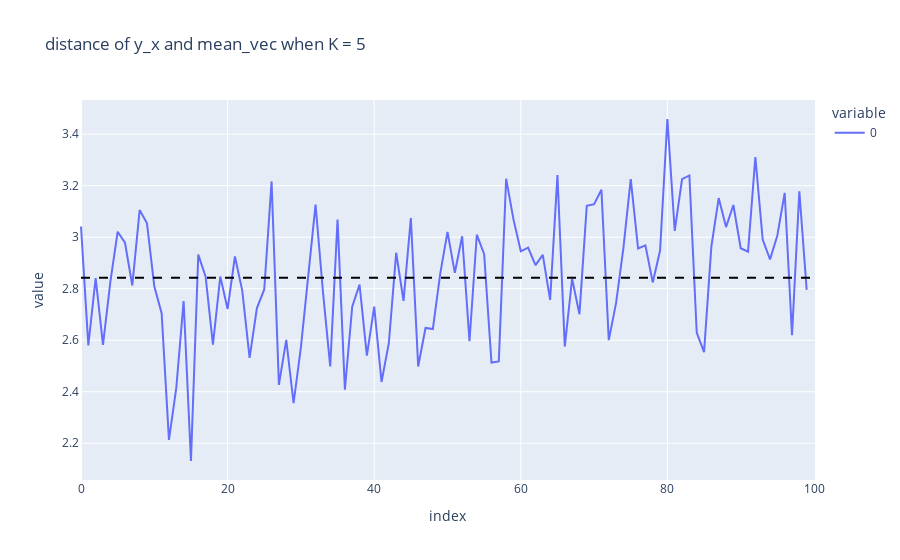

Write notebook code for a chart like this one.
### Code cell
import plotly.express as px
# import plotly.graph_objects as go

px.line(loss, title='distance of y_x and mean_vec when K = 5').add_shape(
    dict(
        type='line',
        x0=0,
        x1=np.max(loss.shape),
        y0= np.mean(loss),
        y1=np.mean(loss),
        line=dict(color='black', width=2, dash ='dash')
    )
)

### Figure 1 — Plotly figure (JSON) as saved in the notebook; plotly's stock layout.template omitted (floating-point values rounded to 4 significant figures)
{"data": [{"hovertemplate": "variable=0<br>index=%{x}<br>value=%{y}<extra></extra>", "legendgroup": "0", "line": {"color": "#636efa", "dash": "solid"}, "marker": {"symbol": "circle"}, "mode": "lines", "name": "0", "orientation": "v", "showlegend": true, "type": "scatter", "x": [0, 1, 2, 3, 4, 5, 6, 7, 8, 9, 10, 11, 12, 13, 14, 15, 16, 17, 18, 19, 20, 21, 22, 23, 24, 25, 26, 27, 28, 29, 30, 31, 32, 33, 34, 35, 36, 37, 38, 39, 40, 41, 42, 43, 44, 45, 46, 47, 48, 49, 50, 51, 52, 53, 54, 55, 56, 57, 58, 59, 60, 61, 62, 63, 64, 65, 66, 67, 68, 69, 70, 71, 72, 73, 74, 75, 76, 77, 78, 79, 80, 81, 82, 83, 84, 85, 86, 87, 88, 89, 90, 91, 92, 93, 94, 95, 96, 97, 98, 99], "xaxis": "x", "y": [3.041, 2.58, 2.841, 2.582, 2.825, 3.021, 2.978, 2.812, 3.105, 3.054, 2.81, 2.705, 2.213, 2.415, 2.752, 2.131, 2.932, 2.846, 2.583, 2.847, 2.721, 2.925, 2.793, 2.531, 2.725, 2.797, 3.217, 2.427, 2.601, 2.355, 2.572, 2.846, 3.126, 2.791, 2.498, 3.068, 2.408, 2.731, 2.816, 2.54, 2.731, 2.438, 2.59, 2.94, 2.753, 3.074, 2.498, 2.648, 2.643, 2.857, 3.02, 2.862, 3.004, 2.596, 3.01, 2.934, 2.513, 2.517, 3.227, 3.069, 2.945, 2.96, 2.891, 2.931, 2.757, 3.241, 2.575, 2.839, 2.701, 3.122, 3.128, 3.184, 2.6, 2.745, 2.958, 3.226, 2.956, 2.968, 2.824, 2.948, 3.459, 3.024, 3.225, 3.24, 2.63, 2.554, 2.964, 3.152, 3.039, 3.125, 2.957, 2.944, 3.311, 2.991, 2.914, 3.007, 3.172, 2.62, 3.178, 2.795], "yaxis": "y"}], "layout": {"autosize": true, "legend": {"title": {"text": "variable"}, "tracegroupgap": 0}, "shapes": [{"line": {"color": "black", "dash": "dash", "width": 2}, "type": "line", "x0": 0, "x1": 100, "y0": 2.843, "y1": 2.843}], "title": {"text": "distance of y_x and mean_vec when K = 5"}, "xaxis": {"anchor": "y", "autorange": true, "domain": [0, 1], "range": [-0.07794, 100.1], "title": {"text": "index"}, "type": "linear"}, "yaxis": {"anchor": "x", "autorange": true, "domain": [0, 1], "range": [2.057, 3.533], "title": {"text": "value"}, "type": "linear"}}}
